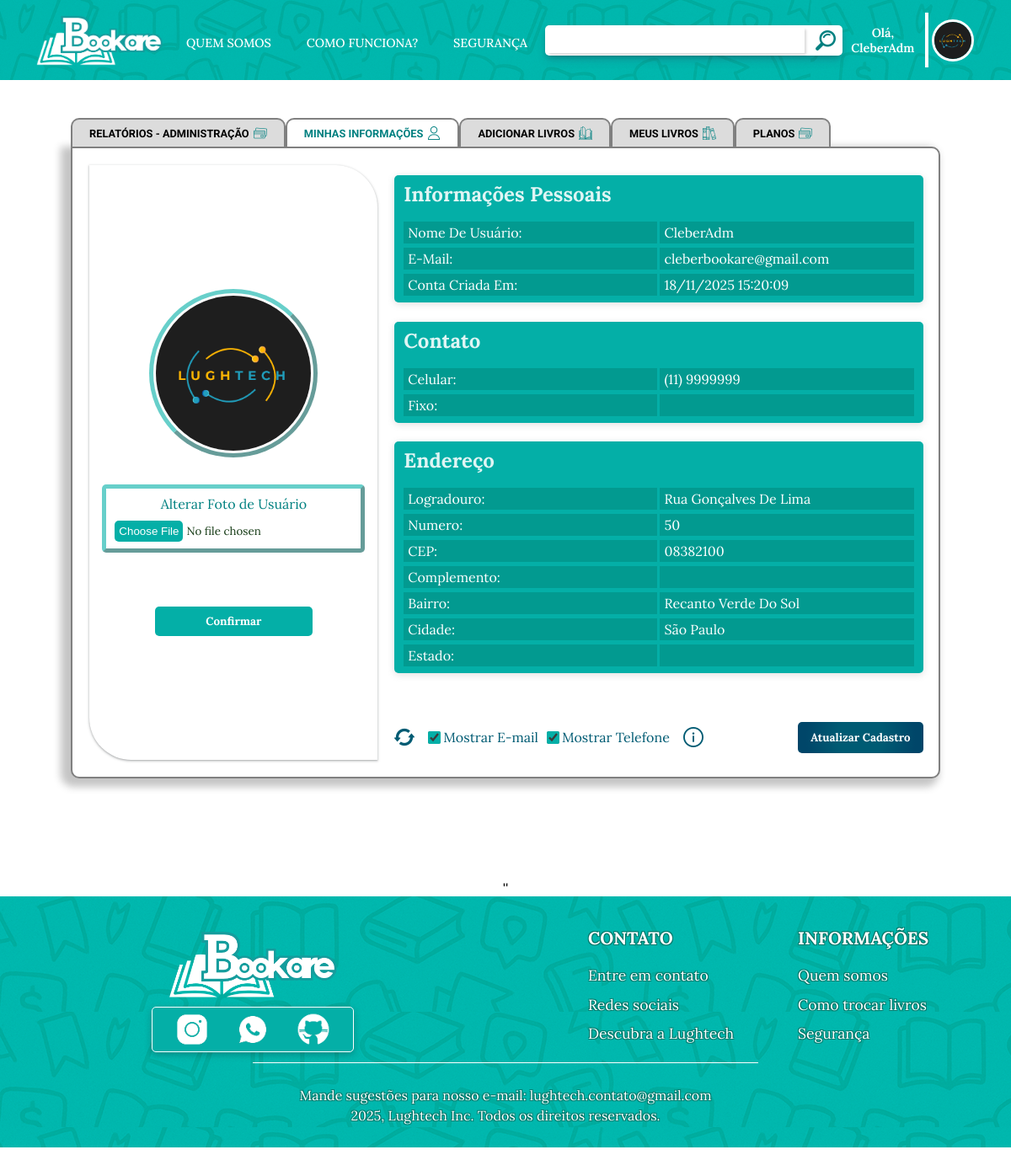
Screenshot of /includes/dashboard.php (signed in) with the database file from the repository.
### tables this page shows
CREATE TABLE `tb_usuario` (
  `id_usuario` int(11) NOT NULL,
  `nome_usuario` varchar(50) NOT NULL,
  `email_usuario` varchar(30) NOT NULL,
  `senha_usuario` varchar(60) NOT NULL,
  `status_usuario` tinyint(1) NOT NULL,
  `foto_usuario` varchar(150) NOT NULL,
  `criado_em` timestamp NOT NULL DEFAULT current_timestamp(),
  `view_email` tinyint(1) DEFAULT 0,
  `view_contato` tinyint(1) DEFAULT 0,
  `role` enum('user','admin') NOT NULL DEFAULT 'user'
);

CREATE TABLE `tb_contato` (
  `id_contato` int(11) NOT NULL,
  `id_usuario` int(11) NOT NULL,
  `ddd` char(2) NOT NULL,
  `celular` varchar(10) NOT NULL,
  `fixo` varchar(9) NOT NULL
);

CREATE TABLE `tb_endereco` (
  `id_endereco` int(11) NOT NULL,
  `id_usuario` int(11) NOT NULL,
  `logradouro` varchar(50) NOT NULL,
  `numero` char(5) NOT NULL,
  `complemento` varchar(20) NOT NULL,
  `bairro` varchar(20) NOT NULL,
  `cidade` varchar(20) NOT NULL,
  `id_estado` int(11) DEFAULT NULL,
  `cep` varchar(9) NOT NULL
);

### includes/dashboard/tabViews/info.php (the view, shortened to what this page needs)
<!DOCTYPE html>
<main>
    <?php require_once __DIR__ . "/../../connect.php";
    $id_usuario = $_SESSION['id_usuario'];
    $info = mysqli_query($con2, "SELECT
                                    u.nome_usuario,
                                    u.email_usuario,
                                    u.foto_usuario,
                                    u.view_email,
                                    u.view_contato,
                                    DATE_FORMAT(u.criado_em, '%d/%m/%Y %H:%i:%s') AS criado_em,
                                    c.ddd,
                                    c.celular,
                                    c.fixo,
                                    e.logradouro,
                                    e.numero,
                                    e.complemento,
                                    e.bairro,
                                    e.cidade,
                                    e.id_estado,
                                    es.estado AS nome_estado,
                                    es.uf,
                                    e.cep
                                FROM tb_usuario AS u
                                LEFT JOIN tb_contato AS c ON c.id_usuario = u.id_usuario
                                LEFT JOIN tb_endereco AS e ON e.id_usuario = u.id_usuario
                                LEFT JOIN tb_estado AS es ON es.id_estado = e.id_estado
                                WHERE u.id_usuario = $id_usuario
                        ");
    $infos = mysqli_fetch_assoc($info);
    ?>
    <div class="infoUser">
        <div class="imgUser">
            <form action="dashboard/tabViews/info.act.php" method="post" id="formFotoUser" enctype="multipart/form-data">
                <fieldset>
                    <p style="color: #008080;">Alterar Foto de Usuário</p>
                    <input type="file" name="fotoUser" id="fileFotoUser" style="color: #153b15;">
                </fieldset>
                <button type="submit" value="Confirmar">Confirmar</button>
            </form>
            <?php
            echo "<div class='fotoUser'>";
            echo "<img src='/SistemaBookare/includes/dashboard/tabViews/{$infos['foto_usuario']}'/>";
            echo "</div>";
            ?>
        </div>
        <div class="textInfo">
            <div class="infoP">
                <div class="cont" id="resp-info">
                    <h2>Informações Pessoais</h2>
                    <div>
                        <p>Nome de usuário:</p>
                        <p><?= $infos['nome_usuario'] ?></p>
                        <p>E-mail:</p>
                        <p style="text-transform: lowercase;"><?= $infos['email_usuario'] ?></p>
                        <p>Conta criada em:</p>
                        <p><?= $infos['criado_em'] ?></p>
                    </div>
                </div>
                <div class="cont" id="resp-info">
                    <h2>Contato</h2>
                    <div>
                        <p>Celular:</p>
                        <p>(<?= $infos['ddd'] ?>) <?= $infos['celular'] ?></p>
                        <p>Fixo:</p>
                        <p><?= $infos['fixo'] ?></p>
                    </div>
                </div>
                <div class="cont" style="width: 100%;">
                    <h2>Endereço</h2>
                    <div>
                        <p>Logradouro:</p>
                        <p><?= $infos['logradouro'] ?></p>
                        <p>Numero:</p>
                        <p><?= $infos['numero'] ?></p>
                        <p>CEP:</p>
                        <p><?= $infos['cep'] ?></p>
                        <p>Complemento:</p>
                        <p><?= $infos['complemento'] ?></p>
                        <p>Bairro:</p>
                        <p><?= $infos['bairro'] ?></p>
                        <p>Cidade:</p>
                        <p><?= $infos['cidade'] ?></p>
                        <p>Estado:</p>
                        <p><?= $infos['uf'] ?></p>
                    </div>
                </div>
            </div>
            <div class="actionInfo">
                <div class="mostrarContato">
                    <img class="refresh" src="/SistemaBookare/assets/img/refresh.png" alt="" onclick="refresh()" title="Atualizar Página">
                    <form action="/SistemaBookare/includes/dashboard/tabViews/userConfigs.php" method="post">
                        <div>
                            <input type="checkbox" name="viewEmail" id="mostraEmail" value="1"
                                <?= !empty($infos['view_email']) ? 'checked' : '' ?> onchange="this.form.submit()">
                            <label for="mostraEmail">Mostrar E-mail</label>
                        </div>
                        <div><input type="checkbox" name="viewContato" id="mostraContato" value="1"
                                <?= !empty($infos['view_contato']) ? 'checked' : '' ?> onchange="this.form.submit()">
                            <label for="mostraContato">Mostrar Telefone</label>
                        </div>
                    </form>
                    <div class="disclaimer">
                        <img src="/SistemaBookare/assets/img/information.png" alt="">
                    </div>
                </div>
                <div class="alterar">
                    <button onclick="abrirFormModal()" class="altInfo">Atualizar Cadastro</button>
                </div>
            </div>
        </div>
    </div>
</main>

### assets/style/style.css (style rules this page uses)
* { margin: 0; padding: 0; box-sizing: border-box; font-family: "Lora", serif; }
body { background-image: url(../img/FundoBody.png); display: flex; align-items: center; justify-content: center; flex-direction: column; }
:root { --header-altura: 70px; }
main { width: 100%; height: auto; }
form { width: 100%; display: flex; gap: 10px; }

### assets/style/catalogo.css (style rules this page uses)
input[type="checkbox"] { width: 15px; height: 15px; accent-color: #04afa7; cursor: pointer; color: white; }

### assets/style/dashboard.css (style rules this page uses)
.infoUser { margin: 5px; padding: 2%; display: flex; gap: 15px; width: 100%; }
.imgUser { width: 50%; display: flex; flex-direction: column-reverse; padding: 2%; gap: 1rem; border-radius: 0 50px 0px 50px; align-items: center; box-shadow: rgba(60, 64, 67, 0.3) 0px 1px 2px 0px, rgba(60, 64, 67, 0.15) 0px 1px 3px 1px; min-height: 480px; }
.imgUser form { display: flex; flex-direction: column; gap: 5rem; align-items: center; }
.imgUser form button { padding: 10px; border-radius: 5px; color: white; background-color: #04afa7; font-weight: 700; border: none; width: 50%; }
.imgUser form fieldset { display: flex; flex-direction: column; justify-content: center; align-items: center; padding: 8px 10px; gap: 10px; width: 30%; border-radius: 5px; border: 5px outset #04b0a79a; }
.fotoUser { width: 250px; height: 250px; border: 5px outset #04b0a79a; border-radius: 50%; padding: 3px; margin-bottom: 20px; }
.fotoUser img { width: 100%; height: 100%; border-radius: 50%; object-fit: cover; }
.textInfo { width: 100%; padding: 1%; display: flex; flex-direction: column; gap: 3.5rem; }
.infoP { display: flex; flex-wrap: wrap; width: 100%; justify-content: center; gap: 1rem; height: 430px; }
.infoP .cont { display: flex; flex-direction: column; width: 45%; margin: 4px 0; gap: 1rem; padding: 7px 11px; background-color: #04afa7; border-radius: 5px; box-shadow: rgba(99, 99, 99, 0.2) 0px 2px 8px 0px; }
.infoP .cont div { display: grid; grid-template-columns: 1fr 1fr; gap: 3px; }
.infoP .cont h2 { height: fit-content; color: #ffffffdf; }
.infoP .cont div p { background-color: #00796b62; padding: 3px 5px; margin: 1px 0; text-transform: capitalize; }
.alterar { display: flex; justify-content: end; }
.alterar button { padding: 10px 15px; border-radius: 5px; color: white; background: #005B73; background: radial-gradient(circle, rgba(0, 91, 115, 1) 35%, rgba(0, 70, 105, 1) 85%); font-weight: 700; border: none; cursor: pointer; }
.infoP p { color: #ffffff; }
.mostrarContato { display: flex; align-items: center; justify-content: center; gap: 1rem; }
.mostrarContato div { display: flex; align-items: center; justify-content: center; gap: 3px; color: #005b73; }
.actionInfo { display: flex; justify-content: space-between; margin-top: 20px; }
.disclaimer { position: relative }
.refresh { cursor: pointer; }

### assets/style/quemSomos.css (style rules this page uses)
* { margin: 0; padding: 0; box-sizing: border-box; }
::placeholder { color: black; text-align: center; }

### assets/style/responsividade/dashboardResponsividade.css (style rules this page uses)
@media (max-width: 1300px) { .imgUser { width: 100%; } }
@media (max-width: 1300px) { .textInfo { width: 100%; } }
@media (max-width: 1300px) { #resp-info { width: 100%; } }
@media (max-width: 1300px) { .imgUser form { gap: 3rem; } }
@media (max-width: 1300px) { .imgUser form fieldset { width: 45%; } }
@media (max-width: 1300px) { .fotoUser { width: 220px; height: 220px; } }
@media (max-width: 1300px) { .actionInfo { border-top: 20px; } }
@media (max-width: 1366px) and (min-width: 1025px) { .infoUser { padding: 1.5%; gap: 12px; } }
@media (max-width: 1366px) and (min-width: 1025px) { .imgUser { width: 45%; padding: 1.5%; gap: 0.8rem; } }
@media (max-width: 1366px) and (min-width: 1025px) { .imgUser form { gap: 4rem; } }
@media (max-width: 1366px) and (min-width: 1025px) { .imgUser form button { width: 60%; padding: 9px; } }
@media (max-width: 1366px) and (min-width: 1025px) { .imgUser form fieldset { width: 35%; } }
@media (max-width: 1366px) and (min-width: 1025px) { .fotoUser { width: 220px; height: 220px; } }
@media (max-width: 1366px) and (min-width: 1025px) { .textInfo { gap: 2.1rem; padding: 0.8%; } }
@media (max-width: 1366px) and (min-width: 1025px) { .infoP { gap: 0.9rem; height: auto; } }
@media (max-width: 1366px) and (min-width: 1025px) { .fotoUser { height: 200px; width: 200px; } }
@media (max-width: 1366px) and (min-width: 1025px) { .imgUser { justify-content: center; } }

### rows the page displays
tb_usuario: foto_usuario (picture), nome_usuario "CleberAdm", email_usuario "cleberbookare@gmail.com", tb_contato.ddd "11", tb_contato.celular "9999999", tb_endereco.logradouro "Rua Gonçalves De Lima", tb_endereco.numero "50", tb_endereco.cep "08382100", tb_endereco.bairro "Recanto Verde Do Sol", tb_endereco.cidade "São Paulo", view_email "☑", view_contato "☑"

### other values shown
$username "CleberAdm"
$infos['criado_em'] "18/11/2025 15:20:09"
